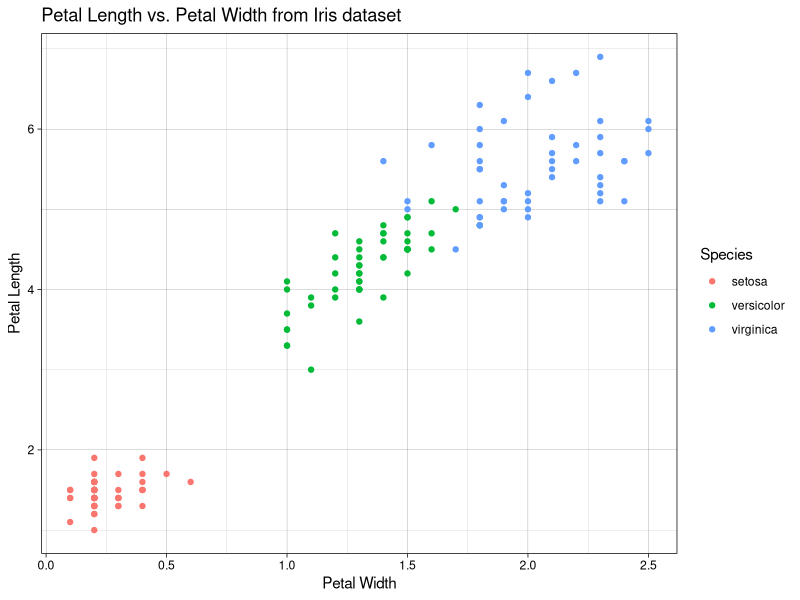
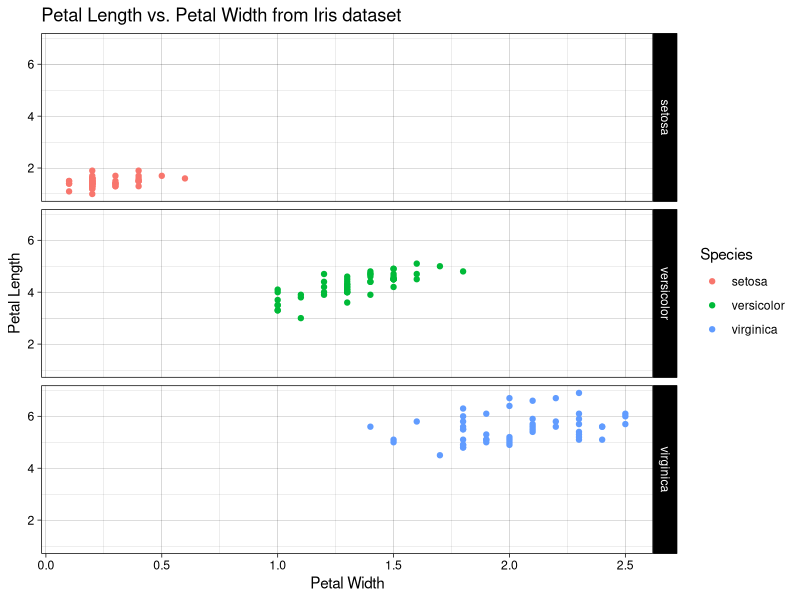

Write the R code that produced these figures, in order.
###################################
## writing functions in R
###################################

## example with two arguments ##
divide <- function(x,y) {
    return(x/y)
}
divide(3,4)

## example with a default argument ##
divide <-function(x,y = 1) {
  return(x/y)
}

### arguments are matched in order unless they are named
divide(3)         # 3 / 1 (since 1 is default y-value)
divide(3,2)       # 3/2 = 1.5
divide(2,3)       # 2/3 = .666
divide(y = 2, 3)  # 3/2 = 1.5

###################################################
# return is implicit if the function ends with
# an expression (or an assignment)
##################################################

# same divide function as above, with implicit return
divide <-function(x,y = 1) {
  x/y
}

divide(3,2) # 3/2 = 1.5

#################################################
## for loops - for each element in a 
##        vector or list
#################################################

# basic format: iterate over each element in a vector (or list) 
xvalues <- c(1,3,2,9)

# loop over each value of x
for (x in xvalues) {
    cat (x, " ")
}

# 'traditional approach' to loop over each index value
for (i in 1:length(xvalues)) {
  cat (xvalues[i], " ")
}


######################################################################
## Note: In most cases, functional approaches (apply, lapply, sapply)
##    are preferred over loops. Functional approaches are
##    simpler and more readable (once understood). 
##
##    In R, a 'functional' is a function that takes another function
##    as an argument
#####################################################################

######################################################################
## apply - applies a function to a row (MARGIN = 1) 
## or column (MARGIN = 2) of a matrix. 
######################################################################

###########################################
# example: find max of each row of 'm'
###########################################
m <- matrix(1:20, ncol=5, byrow=TRUE)
m
rowMaxes <- apply(m, 1, max)
rowMaxes

###############################################################
## add the 'n' smallest numbers in a vector
## Note: could also return sum(sort(x)[1:n])
###############################################################
add.smallest <- function(x, n=2) {
  x.sorted <- sort(x)
  sum(x.sorted[1:n])
}

ans.row <- apply(m, 1, add.smallest) ## for each row
ans.row

ans.col <- apply(m, 2, add.smallest) ## for each col
ans.col

# additional arguments can be included after the function name
ans.row.4 <- apply(m, 1, add.smallest, n = 4)
ans.row.4

# function to add the 2 smallest values of a vector
add2Smallest <- function(x) {
  sum(sort(x)[1:2])
}

# use apply with named function, applied to each row
apply(m, 1, add2Smallest)

## alternative format using an inline (anonymous) function
apply(m, 1, function(x) {
    sum(sort(x)[1:2])
})

## another alternative format using an inline (anonymous) function
apply(m, 1, function(x) sum(sort(x)[1:2]))

## lapply applies a function to each object in a list or vector, 
## and returns a list
person <- list(name = "Bob", sibling.ages = c(43,21), pet.ages = c(8,3))
lapply(person, length)

## sapply does the same but returns a vector
sapply(person, length)

#############################################
# if statements - follows C/C++/Java format
#############################################
compare <-function(x, ref = 0) {
  if (x < ref) {
    cat("the number", x, "is less than", ref, "\n")
  } else if (x > ref) {
    cat("the number", x, "is greater than", ref, "\n")
  } else {
    cat("the number", x, "is equal to", ref, "\n")
  }
}

compare(5, 3)



#############################################
# Facet grid - with ggplot, facet_grid can
# be used to generate separate plots based
# on the value of one or more variables
#############################################

library(ggplot2)
ggplot(iris, aes(x=Petal.Width, y=Petal.Length)) +
  geom_point(aes(color = Species)) +
  ggtitle("Petal Length vs. Petal Width from Iris dataset") +
  labs(x = "Petal Width", y = "Petal Length") + theme_linedraw()

# use facet_grid to generate separate plots based on Species

ggplot(iris, aes(x=Petal.Width, y=Petal.Length, color = Species)) +
  geom_point() +
  ggtitle("Petal Length vs. Petal Width from Iris dataset") +
  labs(x = "Petal Width", y = "Petal Length") + theme_linedraw() +
  facet_grid(rows = vars(Species))


#######################################################################
# Question set (use the grades matrix below):
#######################################################################

grades <- matrix(c(71,86,82,93,87,92,85,85,98,99,100,92),ncol=3,byrow=T)
rownames(grades) <- c("Steve", "Joe", "Jane", "Andrea")

# 1. Using the apply function, find the following:

# (a) mean grade for each student (rows)

# (b) mean grade for each assignment (columns)


# 2. Write a function called 'is.A' that takes a vector, and returns TRUE 
#    if the mean value of the vector is >= 90 (in the A range). Then use
#    this function and 'apply' to identify the names of
#    the students with an A average. Can you write code that outputs 
#    only the names of the students with As?



################################################
# Additional Practice Problems
################################################

# 1. Write a function called min.positive which takes a vector 'x' as an
#    argument and returns the smallest positive number from the vector.
#    For example, for v <- c(-3,10,2), min.positive(v) would return 2

# 2. Write a function called min.max which takes a vector x as an argument 
#    and returns a list containing two named elements, the minimum of x and the
#    maximum of x. Use this function to find the minimum and maximum of the 
#    vector below:

v <- c(1:10, -13, 90, 2:20)

# 3. Include the following code in your script to create a matrix containing 
#    the numbers 1 - 30 across 50 columns

m = matrix(1:30, ncol = 5, byrow = TRUE)

#   (a) Use the 'apply' function to find the median of each row 
#   (b) Use the 'apply' function to find the median of each column.
